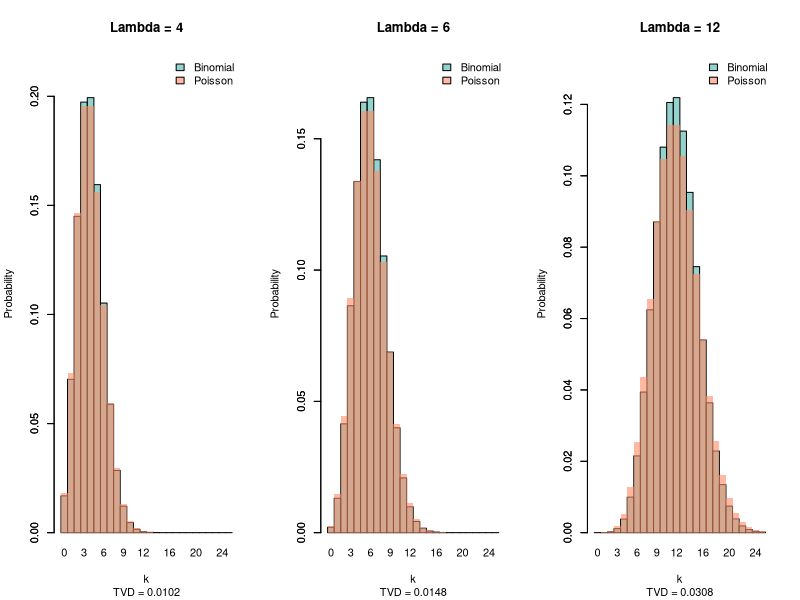

Source code (R):
# Set up variables  
n <- 100
lambdas <- c(4, 6, 12)
p_values <- lambdas / n
k_max <- 25 

# Set up transparent pastel colours
color_binom <- rgb(0.30, 0.71, 0.67, alpha = 0.6) 
color_pois <- rgb(1.00, 0.54, 0.40, alpha = 0.6)  

# Split the plotting screen
par(mfrow = c(1, 3))

# Create a for loop for each lambda
for (i in 1:3) {
  lambda <- lambdas[i]
  p <- p_values[i]
  k <- 0:k_max
  
  # 1. Calculate the p.m.f to find the TVD
  binom_probs <- dbinom(k, size = n, prob = p)
  pois_probs <- dpois(k, lambda = lambda)
  
  tvd <- 0.5 * sum(abs(binom_probs - pois_probs))
  y_max <- max(c(binom_probs, pois_probs))
  
  # 2. Plot Base for the Binomial
  barplot(binom_probs, 
          names.arg = k, 
          col = color_binom, 
          main = paste("Lambda =", lambda),
          sub = paste("TVD =", round(tvd, 4)),
          xlab = "k", 
          ylab = "Probability",
          ylim = c(0, y_max * 1.1),
          space = 0)
  
  # 3. Plot Overlay for the Poisson
  barplot(pois_probs, 
          col = color_pois, 
          border = NA,
          add = TRUE,
          space = 0)
  
  # Add the legend
  legend("topright",
         legend = c("Binomial", "Poisson"),
         fill = c(color_binom, color_pois),
         bty = "n")
}
